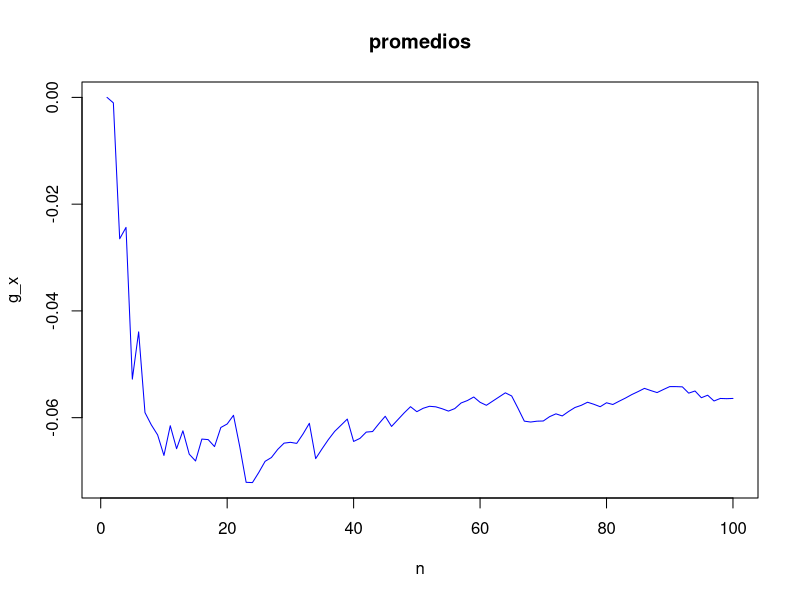
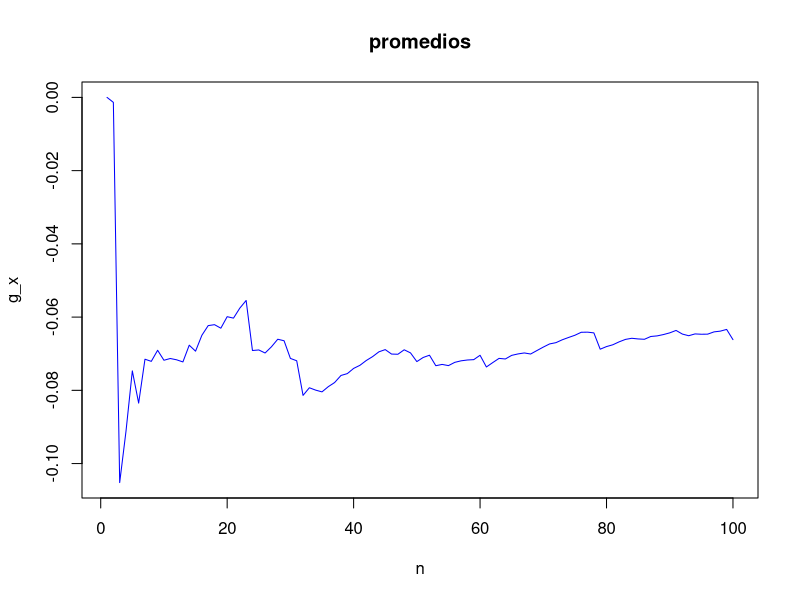

R code for these plots, in order:
#11
#a)
k<-100
u<-runif(k,0,1)

n<-1:length(u)
g_x<-(cumsum(u*sqrt((1-u^2))))/n-(cumsum(u)/n)*(cumsum(sqrt(1-u^2))/n)

plot(n,g_x,type = "l",col='blue',main = "promedios")
g_x[length(n)]
#b
k<-100
u<-runif(k,0,1)

n<-1:length(u)
g_x<-(cumsum((u^2)*sqrt((1-u^2))))/n-(cumsum(u^2)/n)*(cumsum(sqrt(1-u^2))/n)

plot(n,g_x,type = "l",col='blue',main = "promedios")
g_x[length(n)]